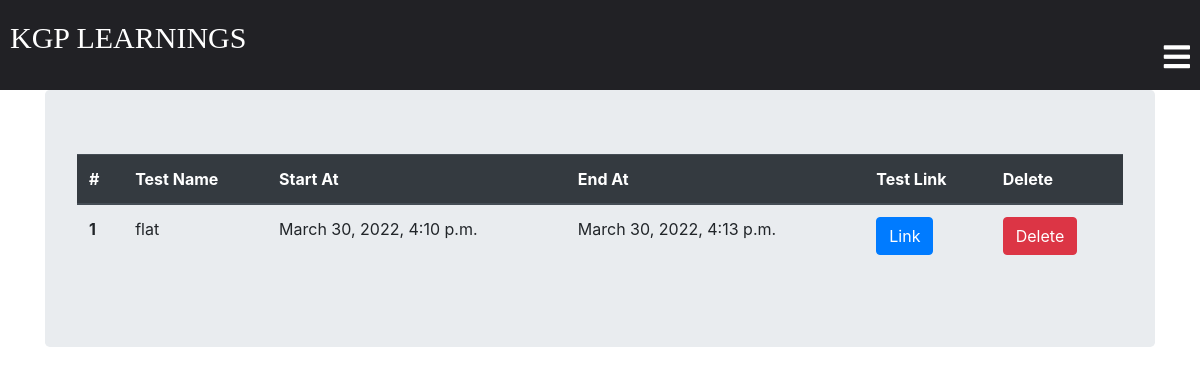
/classroom/classTest_list/ (signed in), run on the app's committed database.
### classroom/models.py (models this page shows, shortened)
class ClassTest(models.Model):
    student = models.ManyToManyField(Student, related_name='student_ClassTest')
    teacher = models.ForeignKey(
        Teacher, related_name='teacher_ClassTest', on_delete=models.CASCADE, default=None)
    Testlink = models.CharField(max_length=250)
    TestName = models.CharField(max_length=250)
    StartTime = models.DateTimeField(auto_now=False, null=True)
    EndTime = models.DateTimeField(auto_now=False, null=True)
    created_at = models.DateTimeField(auto_now=True)
    class Meta:
        ordering = ['-created_at']

### classroom/views.py (the view)
# urls.py: path('classTest_list/',views.classTest_list,name="classTest_list"),
@login_required
def classTest_list(request):
    template = "classTest_list.html"
    teacher = request.user.Teacher
    return render(request, template, {'teacher': teacher})

### template/classTest_list.html (shortened to what this page needs)
{% extends 'base.html' %}
{% block content %}
<div class="container">
  <div class="jumbotron">
    {% if teacher.teacher_ClassTest.count == 0 %}
    <h2>No Tests Yet</h2>
    {% else %}
    <table class="table">
      <thead class="thead-dark">
        <tr>
          <th scope="col">#</th>
          <th scope="col">Test Name</th>
          <th scope="col">Start At</th>
          <th scope="col">End At </th>
          <th scope="col">Test Link</th>
          <th scope="col">Delete</th>
        </tr>
      </thead>
      <tbody>
        {% for test in teacher.teacher_ClassTest.all %}
        <tr>
          <th scope="row">{{ forloop.counter }}</th>
          <td>{{ test.TestName }}</td>
          <td>{{ test.StartTime }}</td>
          <td>{{ test.EndTime }}</td>
          <td><a href="{{ test.Testlink }}" target="_blank" class="btn btn-primary">Link</a></td>
          <td><a href="{% url 'classroom:classTest_delete' id=test.id %}" class="btn btn-danger">Delete</a></td>
        </tr>
        {% endfor %}
      </tbody>
    </table>
    {% endif %}
  </div>
</div>
{% endblock %}

### data on the page
ClassTest: TestName "flat", StartTime "March 30, 2022, 4:10 p.m.", EndTime "March 30, 2022, 4:13 p.m."
